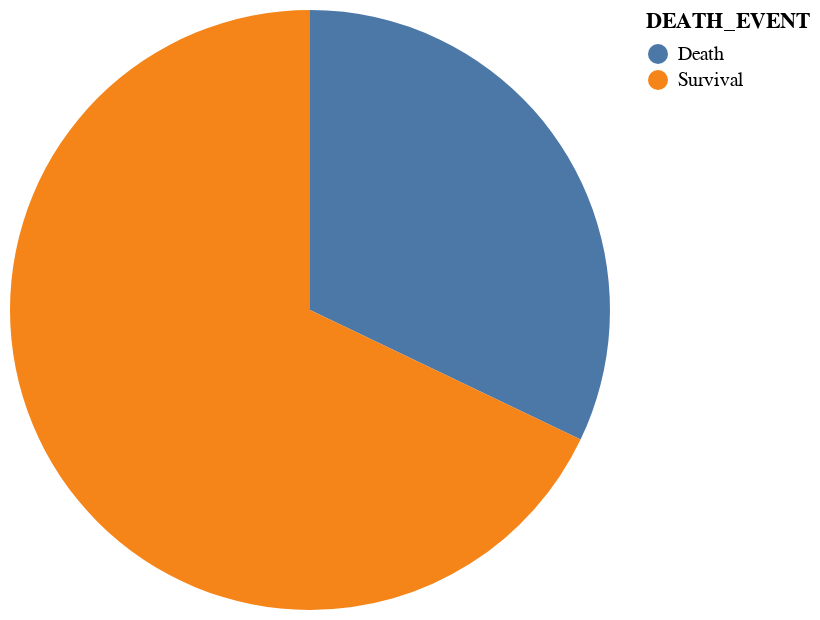

Write notebook code for a chart like this one.
### Markdown cell above
### Target value

### Code cell
alt.Chart(df).mark_arc().encode(theta="count(DEATH_EVENT)",color="DEATH_EVENT:N",)

### Figure 1 — Vega-Lite specification as saved in the notebook (floating-point values rounded to 4 significant figures; data arrays with more than 128 entries replaced by an {"elided": "..."} marker saying what was removed)
{"config": {"view": {"continuousWidth": 300, "continuousHeight": 300}}, "data": {"name": "data-31f258b70a0e70a309fbc426c1e19cbb"}, "mark": {"type": "arc"}, "encoding": {"color": {"field": "DEATH_EVENT", "type": "nominal"}, "theta": {"aggregate": "count", "field": "DEATH_EVENT", "type": "nominal"}}, "$schema": "https://vega.github.io/schema/vega-lite/v5.8.0.json", "datasets": {"data-31f258b70a0e70a309fbc426c1e19cbb": {"elided": "299 records"}}}
